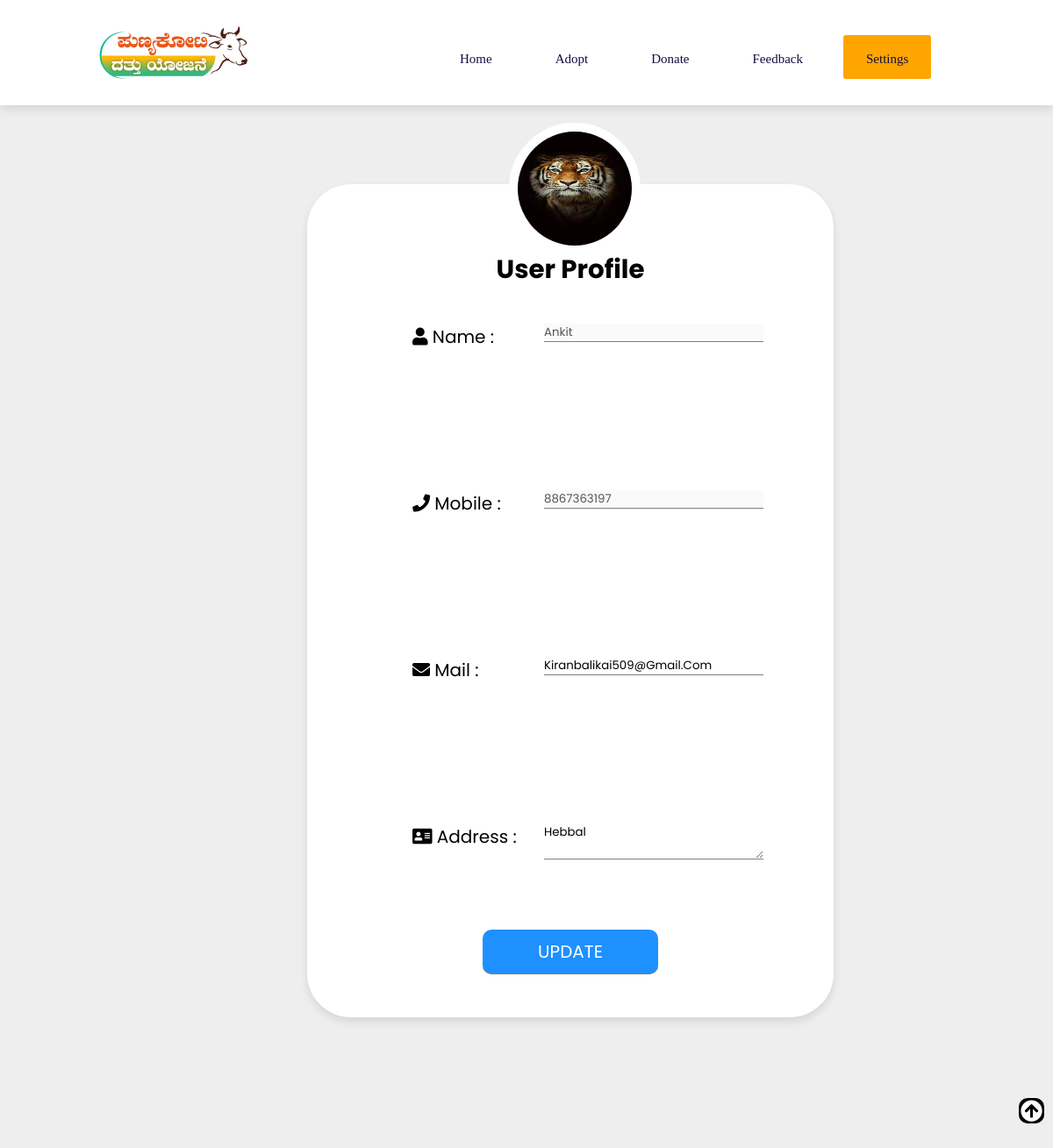
The page /user-profile.php (signed in) on the database its author committed.
### tables this page shows
CREATE TABLE `users` (
  `fname` varchar(50) DEFAULT NULL,
  `lname` varchar(50) DEFAULT NULL,
  `mail` varchar(50) DEFAULT NULL,
  `phone` varchar(50) NOT NULL,
  `pass` varchar(50) DEFAULT NULL,
  `state` varchar(50) DEFAULT NULL,
  `hint` varchar(50) DEFAULT NULL,
  `gender` varchar(50) DEFAULT NULL
);

### user-profile.php (the view, shortened to what this page needs)
<?php
$conn=mysqli_connect('localhost','root','','oaa1');
if(isset( $_SESSION['phone']))
{
	$phone=$_SESSION['phone'];
?>
<html>
<head>
<link rel="stylesheet" href="https://cdnjs.cloudflare.com/ajax/libs/font-awesome/5.15.2/css/all.min.css" />
<link href="CSS3/adopt.css" rel="stylesheet" type="text/css" media="all" />
 </head>
 <body>
 <header class="header">
 <a href="#" class="logo"><img src="IMAGES3/Logopny1..png"/></a>
 <nav class="navbar">
 <ul id="menu">
		<li><a href="userh.php">Home</a></li>
		<li ><a href="#">Adopt</a>
		</li>
	<li class=""><a href="donate.php">Donate</a>
		</li>
		<li ><a  href="give-feedback.php">Feedback</a>
		</li>
		<li class="active"><a href="">Settings</a>
		</li>
	</ul>
 </nav>
 </header>
 <?php
$sql1="select * from users where phone='$phone'";
$res=mysqli_query($conn,$sql1);
$row=mysqli_fetch_array($res);
 ?>
<div class="profile-div">
<div class="profile-image">
<img src="IMAGES3/tiger.jpg" style="width:150px;hieght:150px;">
</div>
 <div class="profile-title">
 <h3>User Profile</h3>
 </div>
 <form method="POST" name="myForm" onsubmit="return formValidate()" autocomplete="off">
 <div class="p-group">
 <div class="box">
 <label><i class="fas fa-user"></i> Name :</label>
 </div>
  <div class="box">
 <input type="text" name="name" value="<?php echo $row['fname'];?>" disabled>
 </div>
 </div>
  <div class="p-group">
 <div class="box">
 <label><i class="fas fa-phone"></i> Mobile :</label>
 </div>
  <div class="box">
 <input type="text" name="name" value="<?php echo $row['phone'];?>" disabled>
 </div>
 </div>
  <div class="p-group">
 <div class="box">
 <label><i class="fas fa-envelope"></i> Mail :</label>
 </div>
  <div class="box">
 <input type="text" name="mail" id="mail" value="<?php echo $row['mail'];?>" >
 </div>
 </div>
 <div class="p-group">
 <div class="box">
 <label><i class="fas fa-address-card"></i> Address :</label>
 </div>
  <div class="box">
 <textarea  name="state" id="state" ><?php echo $row['state'];?></textarea>
 </div>
 </div>
  <div class="p-group">
 <div class="box">
 </div>
  <div class="box">
 <input type="submit" class="update-btn" name="update" value="UPDATE">
 </div>
 </div>
 </form>
 </div>
<button onclick="topFunction()" id="myBtn" title="Go to top"><i class="fa fa-arrow-circle-up"></i></button>
 </body>
 </html>
 <?php
}
else
{
	header('location:../login.php');
}
?>

### adopt.css (style rules this page uses)
:root { --orange:#ff7800; --black:#130f40; --light-color:#666; --box-shadow:0 .5rem 1rem rgba(0,0,0,.1); --border:.2rem solid rgba(0,0,0,.1); --outline:.1rem solid rgba(0,0,0,.1); --outline-hover:.2rem solid var(--black); }
* { font-family:'Poppins', sans-serif; margin:0; padding:0; box-sizing:border-box; outline:none; border:none; text-decoration:none; text-transform:capitalize; transition:all .2s linear; }
html { font-size:62.5%; overflow:hidden; scroll-behavior:smooth; scroll-padding-top:7rem; }
body { background:#eee; max-height:100%; overflow:scroll; }
.header { position:fixed; top:0; left:0; right:0; z-index:1000; display:flex; align-items:center; justify-content:space-between; padding:2rem 9%; background:#fff; box-shadow:var(--box-shadow); }
.header .logo { font-size:1.5rem; font-weight:bolder; color:var(--black); }
.header .navbar a { font-size:1.5rem; margin:0.1rem; color:var(--black); padding:5px; }
nav ul { background:none; width:1000px; margin-top:10px; margin-left:200px; display:inline-flex; font-size:18px; }
nav ul li { list-style:none; margin:10px; padding:10px 20px; font-size:20px; }
nav ul li a { text-decoration:none; font-family:bold; color:white; }
.active,nav ul li:hover { background-color:orange; border-radius:3px; width:100px; text-align:center; height:50%; }
.box { margin-bottom:50px; position:relative; top:-70px; }
#myBtn { position:fixed; bottom:30px; right:10px; background-color:black; padding:2px; border-radius:10px; font-size:25px; color:white; }
::placeholder { color:light-color; font-size:15px; }
.profile-div { width:600px; height:950px; background-color:white; position:relative; top:210px; left:350px; border-radius:50px; box-shadow:var(--box-shadow); padding:0px; border:1px solid light-color; }
.profile-div .profile-image img { width:200px; height:150px; border-radius:120px; border:10px solid white; position:relative; left:230px; top:-70px; }
.profile-div .profile-title { margin-top:-75px; width:100%; text-align:center; font-size:25px; }
.profile-div .p-group { width:50%; margin-top:110px; margin-left:120px; display:flex; padding:-50px; }
.profile-div .p-group .box { width:50%; }
.profile-div .p-group .box label { font-size:20px; }
.profile-div .p-group .box input,textarea { border:none; border-bottom:1px solid gray; width:250px; }
.profile-div .p-group .box .update-btn { width:200px; padding:10px; background-color:dodgerblue; color:white; font-size:20px; border-radius:10px; text-align:center; position:relative; top:-80px; left:-70px; }

### rows shown on the page
users: name "Ankit", name "8867363197", mail "Kiranbalikai509@gmail.com", state "hebbal"
